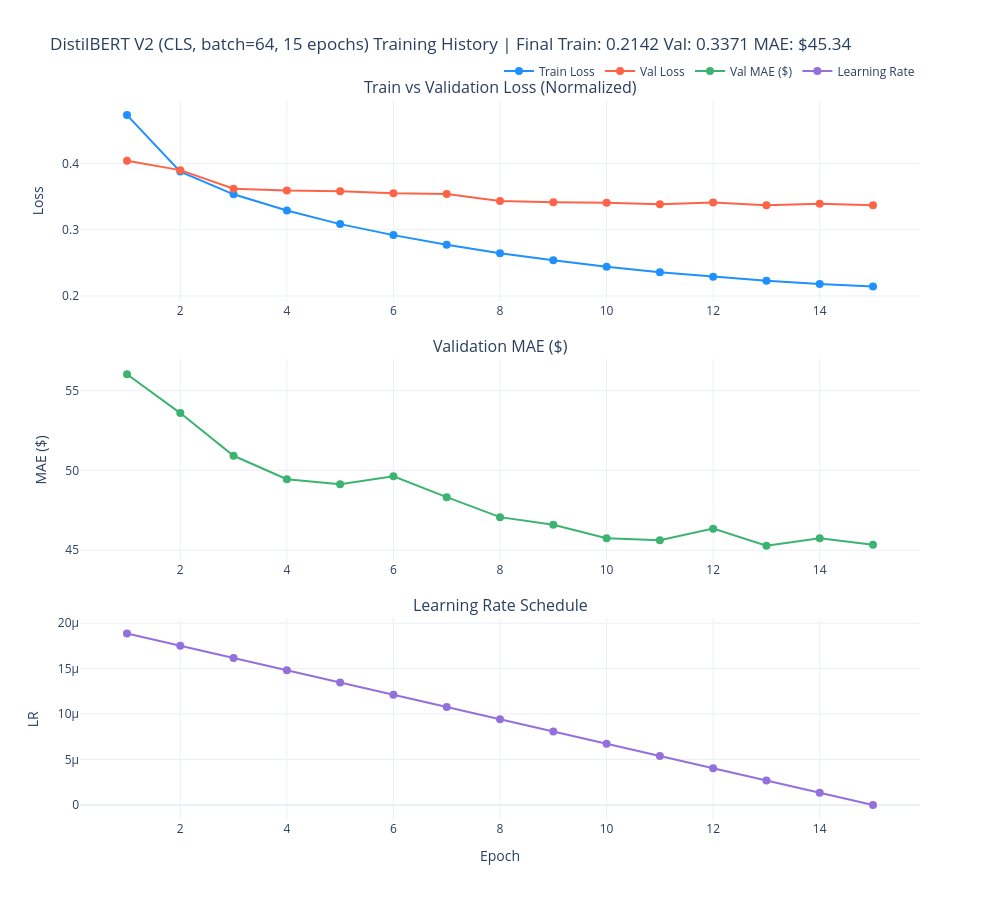

This figure's notebook cell:
### Markdown cell above
## 4. Training History

### Code cell
plot_training_history(history, title="DistilBERT V2 (CLS, batch=64, 15 epochs)")

### Figure 1 — Plotly figure (JSON) as saved in the notebook; plotly's stock layout.template omitted (floating-point values rounded to 4 significant figures)
{"data": [{"line": {"color": "dodgerblue", "width": 2}, "marker": {"size": 8}, "mode": "lines+markers", "name": "Train Loss", "type": "scatter", "x": [1, 2, 3, 4, 5, 6, 7, 8, 9, 10, 11, 12, 13, 14, 15], "xaxis": "x", "y": [0.473, 0.3877, 0.3534, 0.329, 0.3084, 0.2918, 0.2774, 0.2646, 0.2538, 0.2442, 0.2359, 0.2288, 0.2227, 0.2179, 0.2142], "yaxis": "y"}, {"line": {"color": "tomato", "width": 2}, "marker": {"size": 8}, "mode": "lines+markers", "name": "Val Loss", "type": "scatter", "x": [1, 2, 3, 4, 5, 6, 7, 8, 9, 10, 11, 12, 13, 14, 15], "xaxis": "x", "y": [0.4041, 0.3899, 0.3618, 0.3591, 0.3582, 0.3548, 0.3539, 0.3433, 0.3414, 0.3407, 0.3385, 0.3411, 0.337, 0.3392, 0.3371], "yaxis": "y"}, {"hovertemplate": "Epoch %{x}<br>MAE: $%{y:,.2f}<extra></extra>", "line": {"color": "mediumseagreen", "width": 2}, "marker": {"size": 8}, "mode": "lines+markers", "name": "Val MAE ($)", "type": "scatter", "x": [1, 2, 3, 4, 5, 6, 7, 8, 9, 10, 11, 12, 13, 14, 15], "xaxis": "x2", "y": [56.03, 53.59, 50.92, 49.45, 49.13, 49.64, 48.33, 47.07, 46.6, 45.75, 45.62, 46.35, 45.28, 45.75, 45.34], "yaxis": "y2"}, {"line": {"color": "mediumpurple", "width": 2}, "marker": {"size": 8}, "mode": "lines+markers", "name": "Learning Rate", "type": "scatter", "x": [1, 2, 3, 4, 5, 6, 7, 8, 9, 10, 11, 12, 13, 14, 15], "xaxis": "x3", "y": [1.887e-05, 1.752e-05, 1.617e-05, 1.482e-05, 1.348e-05, 1.213e-05, 1.078e-05, 9.434e-06, 8.086e-06, 6.739e-06, 5.391e-06, 4.043e-06, 2.695e-06, 1.348e-06, 0], "yaxis": "y3"}], "layout": {"annotations": [{"font": {"size": 16}, "showarrow": false, "text": "Train vs Validation Loss (Normalized)", "x": 0.5, "xanchor": "center", "xref": "paper", "y": 1, "yanchor": "bottom", "yref": "paper"}, {"font": {"size": 16}, "showarrow": false, "text": "Validation MAE ($)", "x": 0.5, "xanchor": "center", "xref": "paper", "y": 0.64, "yanchor": "bottom", "yref": "paper"}, {"font": {"size": 16}, "showarrow": false, "text": "Learning Rate Schedule", "x": 0.5, "xanchor": "center", "xref": "paper", "y": 0.28, "yanchor": "bottom", "yref": "paper"}], "height": 900, "legend": {"orientation": "h", "x": 1, "xanchor": "right", "y": 1.02, "yanchor": "bottom"}, "showlegend": true, "title": {"text": "DistilBERT V2 (CLS, batch=64, 15 epochs) Training History | Final Train: 0.2142 Val: 0.3371 MAE: $45.34"}, "width": 1000, "xaxis": {"anchor": "y", "domain": [0, 1]}, "xaxis2": {"anchor": "y2", "domain": [0, 1]}, "xaxis3": {"anchor": "y3", "domain": [0, 1], "title": {"text": "Epoch"}}, "yaxis": {"anchor": "x", "domain": [0.72, 1], "title": {"text": "Loss"}}, "yaxis2": {"anchor": "x2", "domain": [0.36, 0.64], "title": {"text": "MAE ($)"}}, "yaxis3": {"anchor": "x3", "domain": [0, 0.28], "title": {"text": "LR"}}}}
